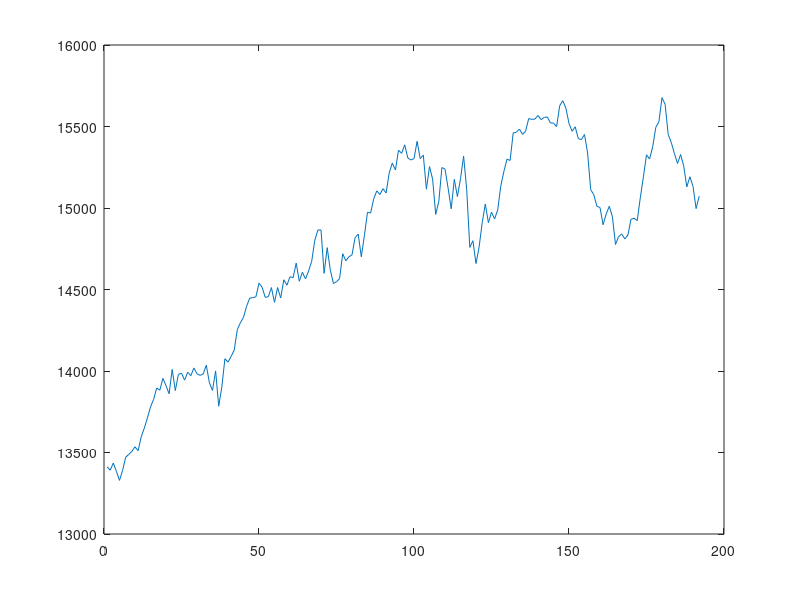
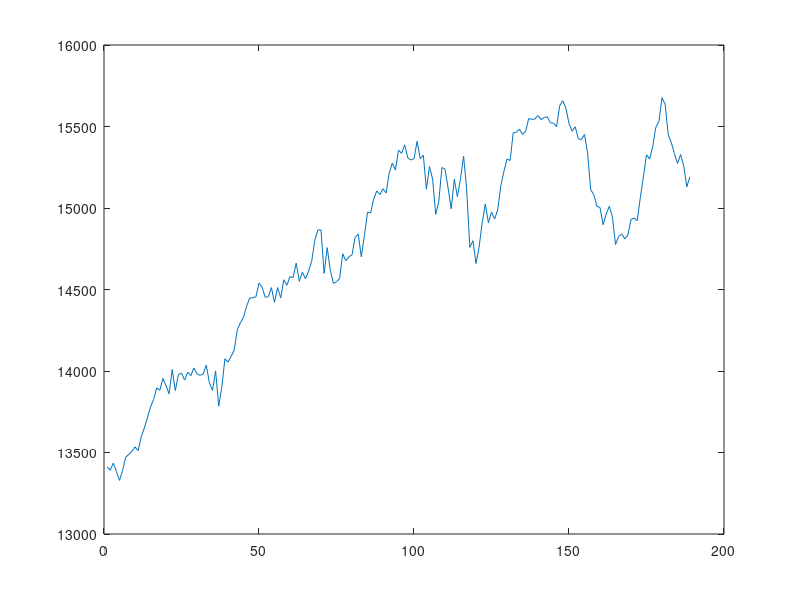
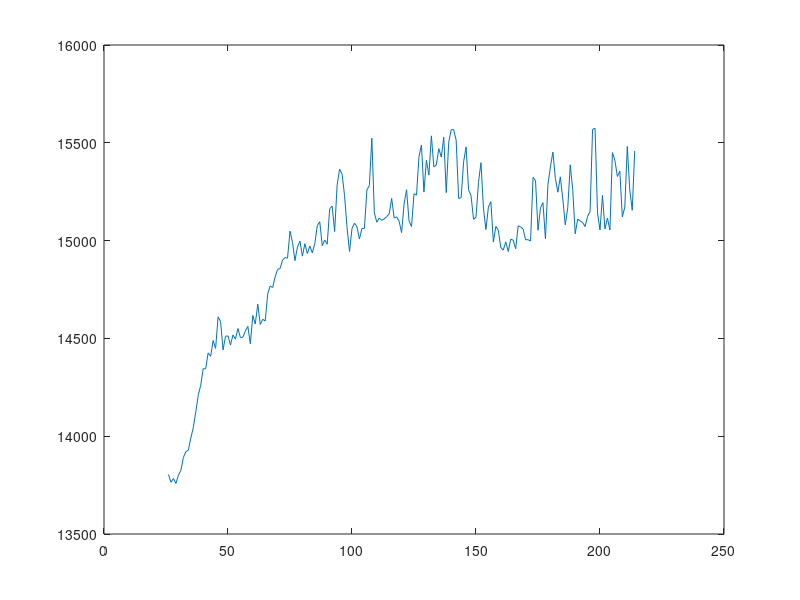
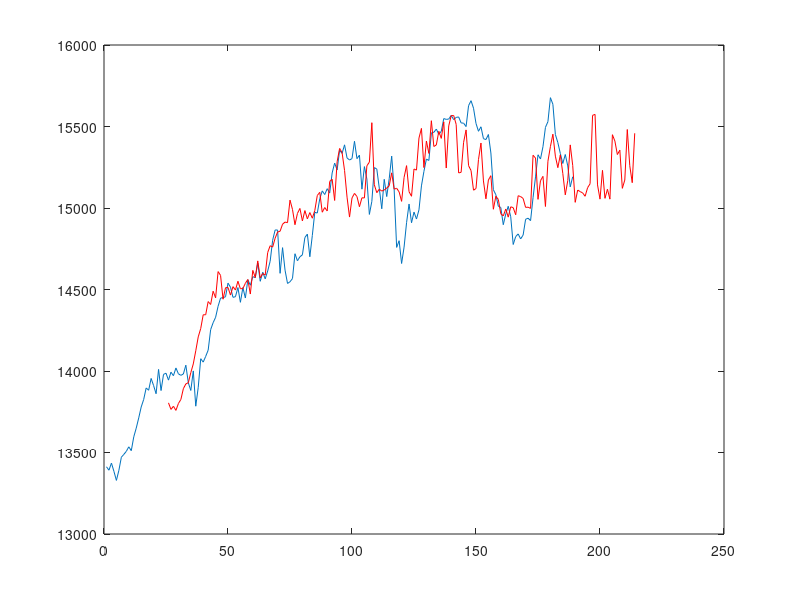

The MATLAB source for these figures, in order:


clear all
dt=1; 
delta=dt;
d=3;
load DJIA2013.dat
ndat1=fix(size(DJIA2013,1))
Y0=0;
Yfinal=ndat1;
 Y=DJIA2013(Y0+1:Yfinal,1);
 ndat=fix(size(Y,1));
     T1=Y0+1:Y0+ndat;
    Ygraf=Y(1:ndat,1);
    figure
    plot(T1,Ygraf(1:ndat,1))
    pause    

%M=fix(1800);
Tk=25;
nModel=ndat-Tk-d; 
Nc=56;
% matriz W
W=zeros(nModel,Nc);
k=delta/dt;

for i=1:d
    for j=1:nModel
        v(i,j)=Y(j +(d-1) - (i-1)*k,1);
    end
end
for j=1:nModel
    W(j,1)=1;
    for i=1:d
        W(j,i+1)=v(i,j);
    end
    % dobles prod
    col=d+2;
    for i1=1:d
        for i2=i1:d
            
            W(j,col)=v(i1,j)*v(i2,j);
            col=col+1;
        end
    end    
    % triples prod
        for i1=1:d
        for i2=i1:d
            for i3=i2:d
            
            W(j,col)=v(i1,j)*v(i2,j)*v(i3,j);
            col=col+1;
        end
        end
     end
          
     for i1=1:d
        for i2=i1:d
            for i3=i2:d
            for i4=i3:d
            W(j,col)=v(i1,j)*v(i2,j)*v(i3,j)*v(i4,j);
            col=col+1;
        end
        end
     end
 end
 
  for i1=1:d
        for i2=i1:d
            for i3=i2:d
            for i4=i3:d
                for i5=i4:d
            W(j,col)=v(i1,j)*v(i2,j)*v(i3,j)*v(i4,j)*v(i5,j);
            col=col+1;
                end
            end
            end
        end
    end
    vT(j)=Y(j+(d-1)+Tk);      
end    
    
  a=vT*pinv(W')  ;
 
'para modelar uso cantidad' 
nModel
  'intervalo, entre'
  Y0+1
  'hasta'
  Y0+nModel
   
  % prediccion
  %M=fix(ndat-Tk);
  nPre=ndat - d
  'para predecir uso cantidad' 
   nPre 
  'intervalo, entre'
  Y0+1
  'hasta'
  Y0+nPre
  % PREDICCION  
  for i=1:d
    for j=1:nPre
        v(i,j)=Y(j +(d-1) - (i-1)*k,1);
    end
end
for j=1:nPre
    W(j,1)=1;
    for i=1:d
        W(j,i+1)=v(i,j);
    end
    % dobles prod
    col=d+2;
    for i1=1:d
        for i2=i1:d            
            W(j,col)=v(i1,j)*v(i2,j);
            col=col+1;
        end
    end
    % triples prod
        for i1=1:d
        for i2=i1:d
            for i3=i2:d            
            W(j,col)=v(i1,j)*v(i2,j)*v(i3,j);
            col=col+1;
        end
        end
     end
     
     
     for i1=1:d
        for i2=i1:d
            for i3=i2:d
            for i4=i3:d
            W(j,col)=v(i1,j)*v(i2,j)*v(i3,j)*v(i4,j);
            col=col+1;
        end
        end
     end
 end
 
 
    for i1=1:d
        for i2=i1:d
            for i3=i2:d
            for i4=i3:d
                for i5=i4:d
            W(j,col)=v(i1,j)*v(i2,j)*v(i3,j)*v(i4,j)*v(i5,j);
            col=col+1;
        end
        end
     end
 end
end  
end
 %%%%%%%%%%%%%%%%%%%%%%%%%%%%%%%%%%%%
 %%%%%%%%%%%%%%%%%%%%%%%%%%%%%%%%%%%%  
  for j=1:nPre
  predi(j)=a*W (j,:)';
end
    
    
    T1=Y0+1:Y0+nPre;
    Y1=Y(1:nPre,1);
   figure
    plot(T1,Y1(1:nPre,1))
   %pause
   figure
   T1Pre=Y0+1+Tk:Y0+nPre+Tk;
    plot(T1Pre,predi')
    pause
    figure
    plot(T1,Y1(1:nPre,1),T1Pre,predi','r')
   